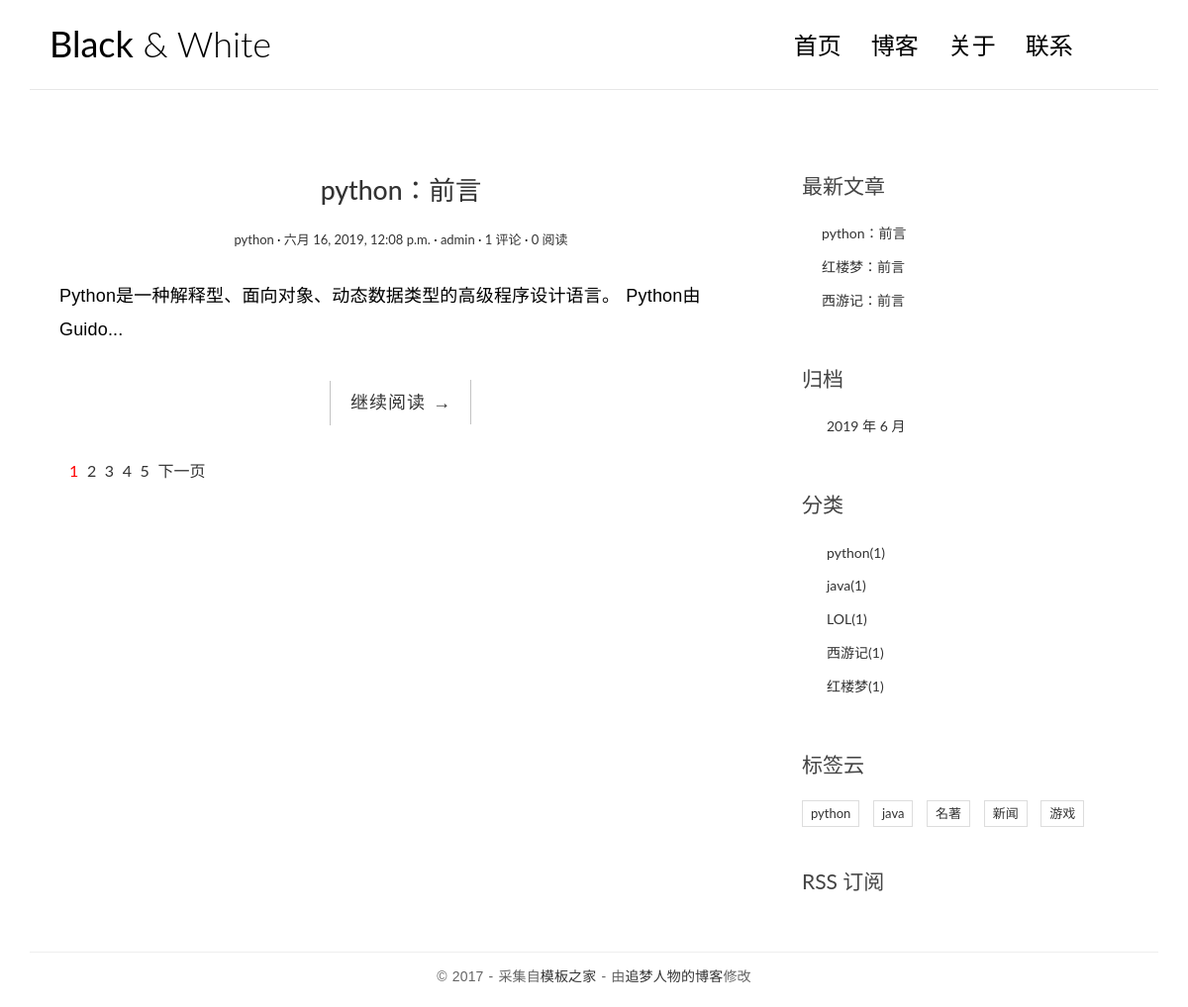
The page / on the database its author committed.
### blog/models.py (models this page shows, shortened)
class Article(models.Model):
    title=models.CharField(max_length=50)
    author=models.ForeignKey(User,on_delete=models.CASCADE)
    body=models.TextField()
    create_time=models.DateTimeField(auto_now=True)
    update_time=models.DateTimeField(auto_now_add=True)
    views=models.IntegerField(default=0)
    category=models.ForeignKey(Category,on_delete=models.CASCADE)
    tag=models.ManyToManyField(Tag)

class Category(models.Model):
    title=models.CharField(max_length=50)

class Tag(models.Model):
    title=models.CharField(max_length=50)

### blog/views.py (the view)
# urls.py: url('^$',IndexView.as_view(),name='index'),
class IndexView(View):
    def get(self,req):
        articles=Article.objects.all()
        f=Fenye()
        page=f.aaa(req,articles)
        page.path=reverse('blog:index')
        return render(req,'blog/index.html',{'page':page})

### blog/templatetags/my_fun.py (called while the page is built)
@register.simple_tag
def newarticles():
    return Article.objects.all().order_by('-create_time')[:3]

@register.simple_tag
def gui():
    return Article.objects.dates('create_time','month')

@register.simple_tag
def category():
    return Category.objects.all()

@register.simple_tag
def tag():
    return Tag.objects.all()

### blog/views.py (called while the page is built)
    def aaa(self,req,articles):
        paginator = Paginator(articles, 1)
        pagenum = req.GET.get('page')
        pagenum = 1 if pagenum == None else pagenum
        page = paginator.get_page(pagenum)
        return page

### template/blog/index.html (shortened to what this page needs)
{% extends 'blog/base.html' %}
{% block left %}
    {% for article in page.object_list %}
        <article class="post post-{{article.id}}">
            <header class="entry-header">
                <h1 class="entry-title">
                    <a href="{% url 'blog:single' article.id %}">{{article.title}}：前言</a>
                </h1>
                <div class="entry-meta">
                    <span class="post-category"><a href="#">{{article.category.title}}</a></span>
                    <span class="post-date"><a href="#"><time class="entry-date"
                                                              datetime="2012-11-09T23:15:57+00:00">{{article.create_time}}</time></a></span>
                    <span class="post-author"><a href="#">{{article.author}}</a></span>
                    <span class="comments-link"><a href="#">{{article.comment_set.count}} 评论</a></span>
                    <span class="views-count"><a href="#">{{article.views}} 阅读</a></span>
                </div>
            </header>
            <div class="entry-content clearfix">
                <p>{{article.body|truncatechars:50}}...</p>
                <div class="read-more cl-effect-14">
                    <a href="#" class="more-link">继续阅读 <span class="meta-nav">→</span></a>
                </div>
            </div>
        </article>
    {% endfor %}
<div class="pagination">
    <ul>
        {% for i in page.paginator.page_range %}
            {% if i == page.number %}
                <li class="current"><a href="{{page.path}}?page={{i}}">{{i}}</a></li>
            {% else %}
                <li><a href="{{page.path}}?page={{i}}">{{i}}</a></li>
            {% endif %}
        {% endfor %}
        {% if page.has_next %}
            <li><a href="{{page.path}}?page={{page.next_page_number}}">下一页</a></li>
        {% endif %}
    </ul>
</div>
{% endblock %}

### template/blog/base.html (shortened to what this page needs)
<!DOCTYPE html>
{% load my_fun %}
<html>
<head>
    <link rel="stylesheet" href="/static/css/bootstrap.min.css">
    <link rel="stylesheet" href="http://code.ionicframework.com/ionicons/2.0.1/css/ionicons.min.css">
    <link rel="stylesheet" href="/static/css/pace.css">
    <link rel="stylesheet" href="/static/css/custom.css">
</head>
<body>
<div class="container">
    <header id="site-header">
        <div class="row">
            <div class="col-md-4 col-sm-5 col-xs-8">
                <div class="logo">
                    <h1><a href="{% url 'blog:index' %}"><b>Black</b> &amp; White</a></h1>
                </div>
            </div>
            <div class="col-md-8 col-sm-7 col-xs-4">
                <nav class="main-nav" role="navigation">
                    <div class="collapse navbar-collapse" id="bs-example-navbar-collapse-1">
                        <ul class="nav navbar-nav navbar-right">
                            <li class="cl-effect-11"><a href="index.html" data-hover="首页">首页</a></li>
                            <li class="cl-effect-11"><a href="full-width.html" data-hover="博客">博客</a></li>
                            <li class="cl-effect-11"><a href="about.html" data-hover="关于">关于</a></li>
                            <li class="cl-effect-11"><a href="contact.html" data-hover="联系">联系</a></li>
                        </ul>
                    </div>
                </nav>
            </div>
        </div>
    </header>
</div>
<div class="content-body">
    <div class="container">
        <div class="row">
            <main class="col-md-8">
                {% block left %}{% endblock %}
            </main>
            <aside class="col-md-4">
                <div class="widget widget-recent-posts">
                    <h3 class="widget-title">最新文章</h3>
                    <ul>
                        {% newarticles as articles %}
                        {% for article in articles%}
                            <li>
                                <a href="{% url 'blog:single' article.id %}">{{article.title}}：前言</a>
                            </li>
                        {% endfor %}
                    </ul>
                </div>
                <div class="widget widget-archives">
                    <h3 class="widget-title">归档</h3>
                    <ul>
                        {% gui as times %}
                        {% for time in times %}
                            <li>
                                <a href="{% url 'blog:gui' time.year time.month %}">{{time.year}} 年 {{time.month}} 月</a>
                            </li>
                        {% endfor %}
                    </ul>
                </div>
                <div class="widget widget-category">
                    <h3 class="widget-title">分类</h3>
                    <ul>
                        {% category as categorys %}
                        {% for c in categorys %}
                            <li>
                                <a href="{% url 'blog:category' c.id %}">{{c.title}}<span class="post-count">({{c.article_set.count}})</span></a>
                            </li>
                        {% endfor %}
                    </ul>
                </div>
                <div class="widget widget-tag-cloud">
                    <h3 class="widget-title">标签云</h3>
                    <ul>
                        {% tag as tags %}
                        {% for t in tags %}
                            <li>
                                <a href="{% url 'blog:tag' t.id %}">{{t.title}}</a>
                            </li>
                        {% endfor %}
                    </ul>
                </div>
                <div class="rss">
                    <a href="{% url 'blog:rss' %}"> RSS 订阅</a>
                </div>
            </aside>
        </div>
    </div>
</div>
<footer id="site-footer">
    <div class="container">
        <div class="row">
            <div class="col-md-12">
                <p class="copyright">&copy 2017 - 采集自<a href="http://www.cssmoban.com/"
                                                        target="_blank" title="模板之家">模板之家</a>
                    - 由<a href="http://zmrenwu.com/" title="网页模板" target="_blank">追梦人物的博客</a>修改
                </p>
            </div>
        </div>
    </div>
</footer>
</body>
</html>

### static/css/custom.css (style rules this page uses)
* { outline: none; }
h1, h2, h3, h4, h5, h6 { margin-top: 0; }
b { font-weight: 400; }
a { color: #333; }
body { color: #444; font-family: 'Lato', sans-serif; }
p { font-family: 'Ubuntu', sans-serif; font-weight: 400; word-spacing: 1px; letter-spacing: 0.01em; }
#site-header { background-color: #FFF; padding: 25px 20px; margin-bottom: 40px; border-bottom: 1px solid #e7e7e7; }
.logo h1 a { color: #000; }
.logo h1 { margin: 0; font-family: 'Lato', sans-serif; font-weight: 300; }
.main-nav { margin-top: 11px; max-width: 95%; }
.main-nav a { color: #000000 !important; padding: 0 0 5px 0 !important; margin-right: 30px; font-family: 'Lato', sans-serif; font-weight: 300; font-size: 24px; }
.cl-effect-11 a { padding: 10px 0; color: #0972b4; text-shadow: none; }
.cl-effect-11 a::before { position: absolute; top: 0; left: 0; overflow: hidden; padding: 0 0 5px 0 !important; max-width: 0; border-bottom: 1px solid #000; color: #000; content: attr(data-hover); white-space: nowrap; -webkit-transition: max-width 0.5s; -moz-transition: max-width 0.5s; transition: max-width 0.5s; }
.content-body { padding-bottom: 4em; }
.post { background: #fff; padding: 30px 30px 0; }
.entry-title { text-align: center; font-size: 1.9em; margin-bottom: 20px; line-height: 1.6; padding: 10px 20px 0; }
.entry-meta { text-align: center; color: #DDDDDD; font-size: 13px; margin-bottom: 30px; }
.entry-content { font-size: 18px; line-height: 1.9; font-weight: 300; color: #000; }
.post-category::after, .post-date::after, .post-author::after, .comments-link::after { content: ' ·'; color: #000; }
.read-more { font-family: 'Ubuntu', sans-serif; font-weight: 400; word-spacing: 1px; letter-spacing: 0.01em; text-align: center; margin-top: 20px; }
.cl-effect-14 a { padding: 0 20px; height: 45px; line-height: 45px; position: relative; display: inline-block; margin: 15px 25px; letter-spacing: 1px; font-weight: 400; text-shadow: 0 0 1px rgba(255, 255, 255, 0.3); }
.cl-effect-14 a::before, .cl-effect-14 a::after { position: absolute; width: 45px; height: 1px; background: #C3C3C3; content: ''; -webkit-transition: all 0.3s; -moz-transition: all 0.3s; transition: all 0.3s; pointer-events: none; }
.cl-effect-14 a::before { top: 0; left: 0; -webkit-transform: rotate(90deg); -moz-transform: rotate(90deg); transform: rotate(90deg); -webkit-transform-origin: 0 0; -moz-transform-origin: 0 0; transform-origin: 0 0; }
.cl-effect-14 a::after { right: 0; bottom: 0; -webkit-transform: rotate(90deg); -moz-transform: rotate(90deg); transform: rotate(90deg); -webkit-transform-origin: 100% 0; -moz-transform-origin: 100% 0; transform-origin: 100% 0; }
.widget { background: #fff; padding: 30px 0 0; }
.widget-title { font-size: 1.5em; margin-bottom: 20px; line-height: 1.6; padding: 10px 0 0; font-weight: 400; }
.widget-recent-posts ul { padding: 0; margin: 0; padding-left: 20px; }
.widget-recent-posts ul li { list-style-type: none; position: relative; line-height: 170%; margin-bottom: 10px; }
.widget-recent-posts ul li::before { content: '\f3d3'; font-family: "Ionicons"; position: absolute; left: -17px; top: 3px; font-size: 16px; color: #000; }
.widget-archives ul { padding: 0; margin: 0; padding-left: 25px; }
.widget-archives ul li { list-style-type: none; position: relative; line-height: 170%; margin-bottom: 10px; }
.widget-archives ul li::before { content: '\f3f3'; font-family: "Ionicons"; position: absolute; left: -25px; top: 1px; font-size: 16px; color: #000; }
.widget-category ul { padding: 0; margin: 0; padding-left: 25px; }
.widget-category ul li { list-style-type: none; position: relative; line-height: 170%; margin-bottom: 10px; }
.widget-category ul li::before { content: '\f3fe'; font-family: "Ionicons"; position: absolute; left: -25px; top: 1px; font-size: 18px; color: #000; }
.widget-tag-cloud ul { padding: 0; margin: 0; margin-right: -10px; }
.widget-tag-cloud ul li { list-style-type: none; font-size: 13px; display: inline-block; margin-right: 10px; margin-bottom: 10px; padding: 3px 8px; border: 1px solid #ddd; }
.rss { font-size: 21px; margin-top: 30px; }
.rss a { color: #444; }
#site-footer { padding-top: 10px; padding: 0 0 1.5em 0; }
.copyright { text-align: center; padding-top: 1em; margin: 0; border-top: 1px solid #eee; color: #666; }
.pagination ul { list-style: none; }
.pagination ul li { display: inline-block; font-size: 16px; margin-right: 5px; }
.current a { color: red; }

### rows shown on the page
Article: title "python", category "python", create_time "六月 16, 2019, 12:08 p.m.", author "admin", comment_set.count "1", views "0", body "Python是一种解释型、面向对象、动态数据类型的高级程序设计语言。 Python由Guido"
Article: title "红楼梦"
Article: title "西游记"
Category: title "python", article_set.count "1"
Category: title "java", article_set.count "1"
Category: title "LOL", article_set.count "1"
Category: title "西游记", article_set.count "1"
Category: title "红楼梦", article_set.count "1"
Tag: title "python"
Tag: title "java"
Tag: title "名著"
Tag: title "新闻"
Tag: title "游戏"

### other values the page prints
{{ i }} "1"
{{ i }} "2" "3" "4" "5"
{{ time.year }} "2019"
{{ time.month }} "6"
